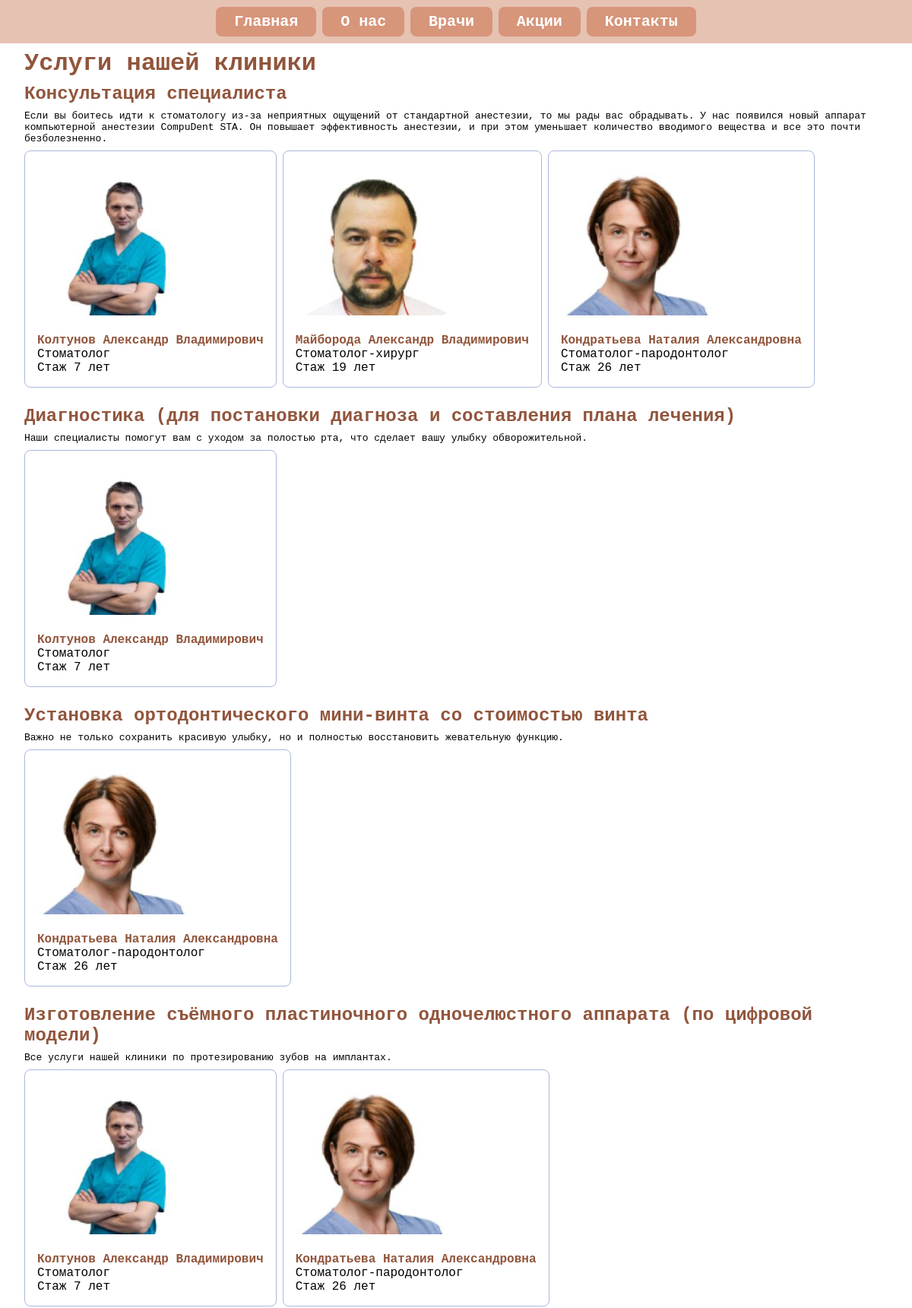
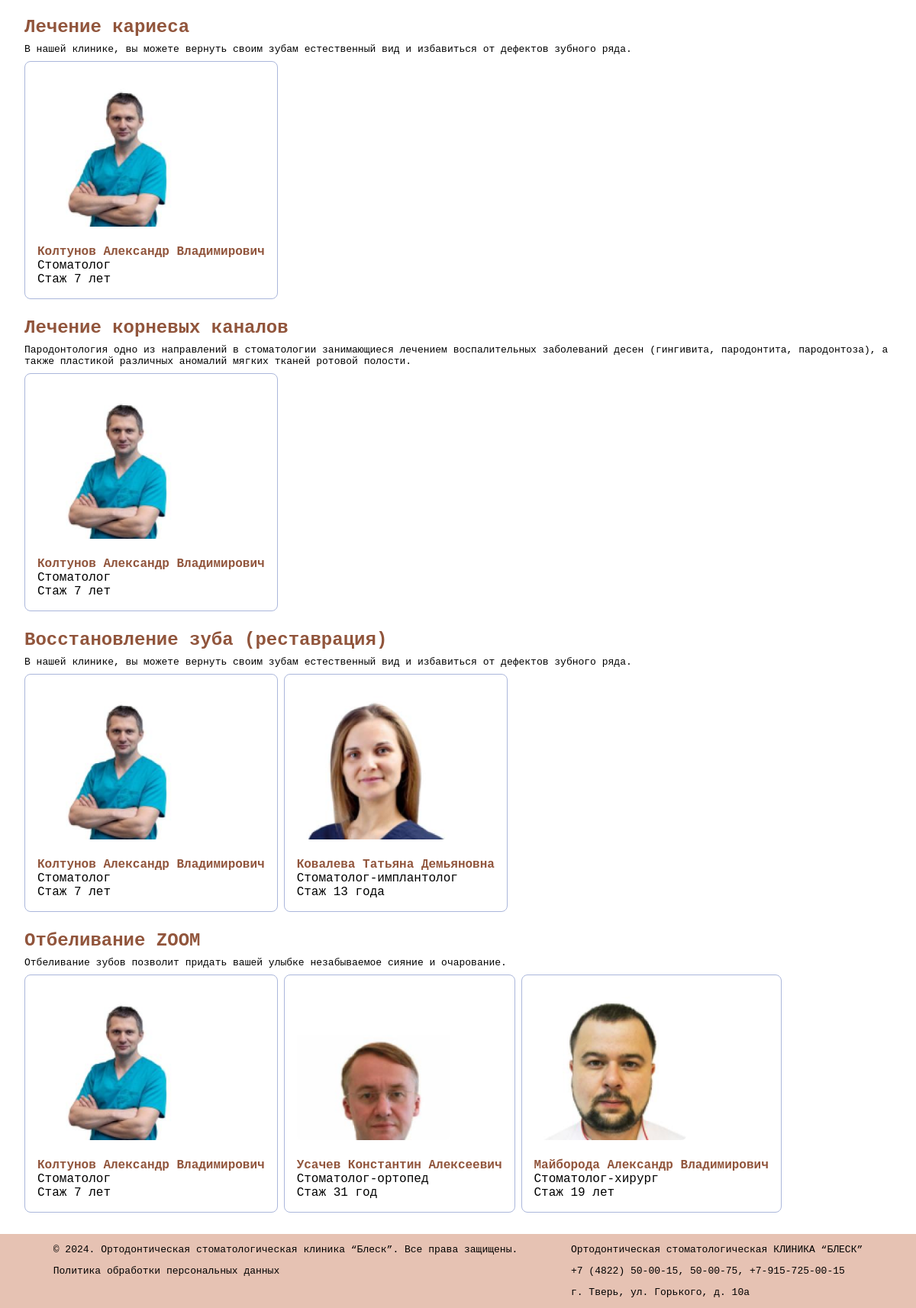
/onas.php, run on the app's committed database (2 pictures, top to bottom).
### tables this page shows
CREATE TABLE `services` (
  `serv_id` int NOT NULL,
  `name_serv` varchar(200) NOT NULL,
  `description` varchar(500) NOT NULL
);

CREATE TABLE `doc_serv` (
  `id` int NOT NULL,
  `serv_id` int NOT NULL,
  `doc_id` int NOT NULL
);

CREATE TABLE `doctors` (
  `doc_id` int NOT NULL,
  `fullname` varchar(250) NOT NULL,
  `specialization` varchar(250) NOT NULL,
  `experience` date NOT NULL,
  `description` varchar(500) NOT NULL,
  `img` varchar(150) NOT NULL
);

### components/min_doc_card.php (the view, shortened to what this page needs)
<html lang="en">
<head>
</head>
<body>
  <form action="" method="post" class="min_doc_card">
    <img
        src="<?echo $img;?>"
        alt=""
    />
    <div class="inf_min_doc_card">
        <div>
            <div class="name"><?php echo $name;?></div>
            <div class="inf"><?echo $specialization;?></div>
            <div class="inf" name="experience"><?echo calcExperience($experience);?></div>
        </div>
    </div>
  </form>
</body>
</html>

### api/functions.php (shortened to what this page needs)
<?
function showHeader () {
    require 'components/header.php';
}
function showFooter () {
    require 'components/footer.php';
}
function showTitle ($title) {
    require 'components\title.php';
}
function calcExperience($experience) {
    $res = date_parse($experience);
    $date = new DateTimeImmutable();
    $res2 = date_parse($date->format('Y-m-d'));
    $itog = $res2['year'] - $res['year'];
    if($itog % 10 == 1) {
        return "Стаж ".$itog." год";
    }
    else if($itog % 10 == 2 || $itog % 10 == 3 || $itog % 10 == 4) {
        return "Стаж ".$itog." года";
    }
    else
    {
        return "Стаж ".$itog." лет";
    }
}
function showServices($conn) {
    $sql = "SELECT * FROM `services`";
    if($result = $conn->query($sql)){
        while($row = $result->fetch_array()){
            $title = $row['name_serv'];
            require 'components/min_title.php';
            echo "<div class='desc_serv'>".$row['description']."</div>";
            echo "<div class='doc_wrapper'>";
            showDocServices ($conn, $title);
            echo "</div>";
        }
    }
}
function showDocServices ($conn, $serv) {
    $sql =
    "SELECT `id`, doctors.doc_id, `fullname`, `specialization`, `experience`, `img`, services.serv_id, `name_serv` FROM `doc_serv`
    INNER JOIN `doctors` ON doc_serv.doc_id = doctors.doc_id
    INNER JOIN `services` ON doc_serv.serv_id = services.serv_id
    WHERE `name_serv` = '".$serv."';";
    if($result = $conn->query($sql)){
        while($row = $result->fetch_array()){
            $name = $row['fullname'];
            $specialization = $row['specialization'];
            $experience = $row['experience'];
            $img = $row['img'];
            require 'components/min_doc_card.php';
        }
    }
}
?>

### components/min_title.php (shortened to what this page needs)
<html lang="en">
<head>
</head>
<body>
    <h1 class="mintitle">
        <?echo $title;?>
    </h1>
</body>
</html>

### components/header.php (style rules this page uses)
body { margin: 0; padding: 0; font-family: monospace; height: 100%; }
.desc_serv { margin: 8px 32px; }
.doc_wrapper { display: flex; flex-direction: row; gap: 8px; margin: 8px 32px; }

### components/min_title.php (style rules this page uses)
.mintitle { margin: 8px 32px; color: rgb(145, 85, 60); font-size: 1.5rem; }

### components/min_doc_card.php (style rules this page uses)
.min_doc_card { display: flex; flex-direction: column; gap: 24px; padding: 16px; border-radius: 8px; width: max-content; font-size: 1rem; border: 1px solid rgb(171, 183, 219); border-radius: 8px; }
.min_doc_card img { aspect-ratio: 1/1; object-fit: cover; border-radius: 8px; width: 200px; }
.min_doc_card .name { font-weight: bold; color: rgb(145, 85, 60); }
.inf_min_doc_card { display: flex; flex-direction: column; justify-content: center; width: 100%; align-items: center; gap: 4px; }

### data on the page
services: name_serv "Консультация специалиста", description "Если вы боитесь идти к стоматологу из-за неприятных ощущений от стандартной анестезии, то мы рады вас обрадывать. У нас появился новый аппарат компьютерной анестезии CompuDent STA. Он повышает эффективность анестезии, и при этом уменьшает количество вводимого вещества и все это почти безболезненно."
doc_serv: doc.img (picture), doc.fullname "Колтунов Александр Владимирович", doc.specialization "Стоматолог", doc.experience "Стаж 7 лет"
doc_serv: doc.img (picture), doc.fullname "Майборода Александр Владимирович", doc.specialization "Стоматолог-хирург", doc.experience "Стаж 19 лет"
doc_serv: doc.img (picture), doc.fullname "Кондратьева Наталия Александровна", doc.specialization "Стоматолог-пародонтолог", doc.experience "Стаж 26 лет"
services: name_serv "Диагностика (для постановки диагноза и составления плана лечения)", description "Наши специалисты помогут вам с уходом за полостью рта, что сделает вашу улыбку обворожительной."
doc_serv: doc.img (picture), doc.fullname "Колтунов Александр Владимирович", doc.specialization "Стоматолог", doc.experience "Стаж 7 лет"
services: name_serv "Установка ортодонтического мини-винта со стоимостью винта", description "Важно не только сохранить красивую улыбку, но и полностью восстановить жевательную функцию."
doc_serv: doc.img (picture), doc.fullname "Кондратьева Наталия Александровна", doc.specialization "Стоматолог-пародонтолог", doc.experience "Стаж 26 лет"
services: name_serv "Изготовление съёмного пластиночного одночелюстного аппарата (по цифровой модели)", description "Все услуги нашей клиники по протезированию зубов на имплантах."
doc_serv: doc.img (picture), doc.fullname "Колтунов Александр Владимирович", doc.specialization "Стоматолог", doc.experience "Стаж 7 лет"
doc_serv: doc.img (picture), doc.fullname "Кондратьева Наталия Александровна", doc.specialization "Стоматолог-пародонтолог", doc.experience "Стаж 26 лет"
services: name_serv "Лечение кариеса", description "В нашей клинике, вы можете вернуть своим зубам естественный вид и избавиться от дефектов зубного ряда."
doc_serv: doc.img (picture), doc.fullname "Колтунов Александр Владимирович", doc.specialization "Стоматолог", doc.experience "Стаж 7 лет"
services: name_serv "Лечение корневых каналов", description "Пародонтология одно из направлений в стоматологии занимающиеся лечением воспалительных заболеваний десен (гингивита, пародонтита, пародонтоза), а также пластикой различных аномалий мягких тканей ротовой полости."
doc_serv: doc.img (picture), doc.fullname "Колтунов Александр Владимирович", doc.specialization "Стоматолог", doc.experience "Стаж 7 лет"
services: name_serv "Восстановление зуба (реставрация)", description "В нашей клинике, вы можете вернуть своим зубам естественный вид и избавиться от дефектов зубного ряда."
doc_serv: doc.img (picture), doc.fullname "Колтунов Александр Владимирович", doc.specialization "Стоматолог", doc.experience "Стаж 7 лет"
doc_serv: doc.img (picture), doc.fullname "Ковалева Татьяна Демьяновна", doc.specialization "Стоматолог-имплантолог", doc.experience "Стаж 13 года"
services: name_serv "Отбеливание ZOOM", description "Отбеливание зубов позволит придать вашей улыбке незабываемое сияние и очарование."
doc_serv: doc.img (picture), doc.fullname "Колтунов Александр Владимирович", doc.specialization "Стоматолог", doc.experience "Стаж 7 лет"
doc_serv: doc.img (picture), doc.fullname "Усачев Константин Алексеевич", doc.specialization "Стоматолог-ортопед", doc.experience "Стаж 31 год"
doc_serv: doc.img (picture), doc.fullname "Майборода Александр Владимирович", doc.specialization "Стоматолог-хирург", doc.experience "Стаж 19 лет"

### other printed values
$title "Услуги нашей клиники"
